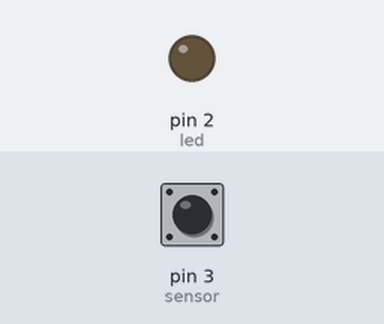
Bench run of a sketch on a simulated Arduino Nano, built with avr-gcc and run on an emulated ATmega328P. Shown: output pins drawn as LEDs (lit = HIGH). Dashed ring = blinking. Inputs (shaded band) come from the test bench; at power-on: pin 3 (sensor) LOW. What the sketch prints to the serial monitor is not drawn.

Above: at 1.2 s.
1.3 s: pin 3 (sensor) driven HIGH
At 1.42 s:
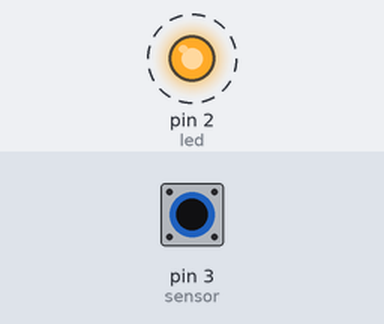
4.3 s: pin 3 (sensor) driven LOW
At 4.3 s:
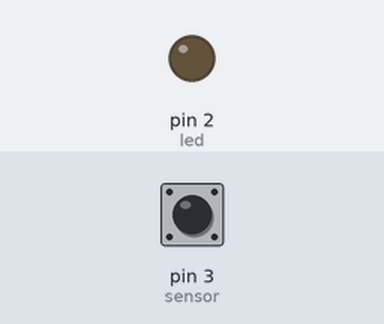
5.8 s: pin 3 (sensor) pulsed HIGH 5 times (0.12 s each, 0.3 s apart)
At 8.4 s:
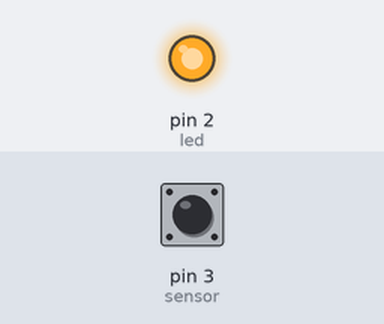
Timing chart, 0 to 9.9 s (numbered marks = the images above; inputs shaded):
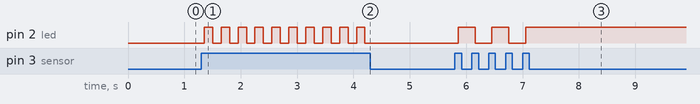

The sketch:

clapper.ino
```cpp
const int sensor = 3;
const int led = 2;
// const int sensor = A0;


// the setup function runs once when you press reset or power the board
void setup() {
  pinMode(led, OUTPUT);
  pinMode(sensor, INPUT);
  Serial.begin(9600);
}

// the loop function runs over and over again forever
void loop() {
  int sensorstate;
  static bool ledstate = false;
  //sensorstate = analogRead(sensor);
  sensorstate = digitalRead(sensor);

//threshold
//if (sensorstate >= 810) {
if ( sensorstate == HIGH ) {
  if (ledstate) { //on to off
    ledstate = false;
    digitalWrite(led, LOW);
    Serial.print ("on to off: ");
 //   Serial.println (sensorstate);
//delay(3000);
  }

  else {
    ledstate = true;  //off to on
    digitalWrite(led, HIGH);
    Serial.print ("off to on: ");
 //   Serial.println (sensorstate);
   // delay(3000);
  }
}
else {
  Serial.println("nothing above noise floor: ");
  //Serial.println (sensorstate);
}

delay(150);

}
```

Measured:
- after the input at 1.3 s, pin 2 (led): alternates HIGH for 0.15 s and LOW for 0.15 s, starting after 0.05 s
- after the input at 4.3 s, pin 2 (led): stops changing and stays LOW
- after the input at 5.8 s, pin 2 (led): alternates HIGH for 0.30 s and LOW for 0.30 s, 5 changes in all, then stays HIGH, starting after 0.06 s
